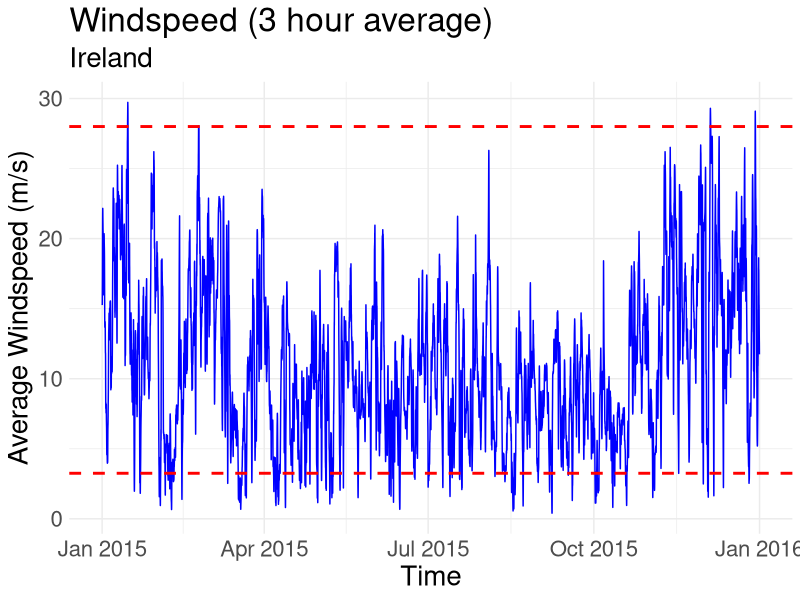
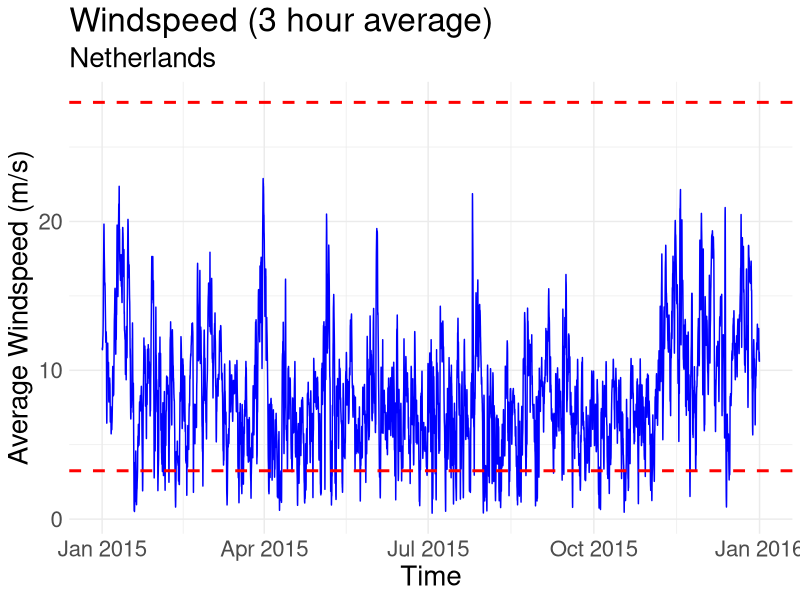
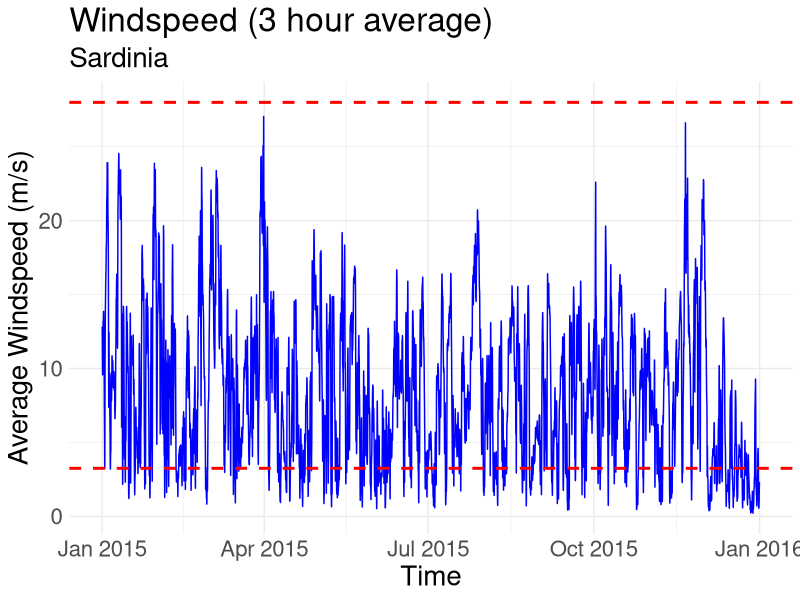
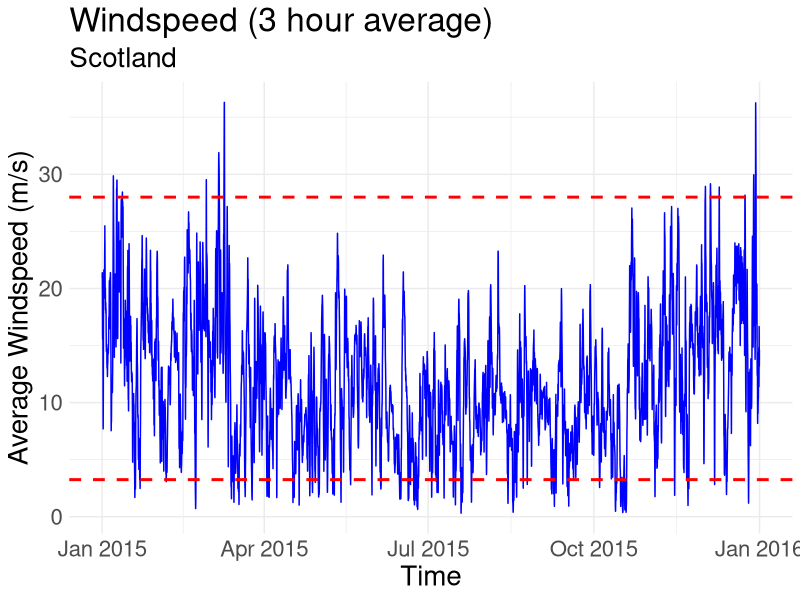

Recreate these plots in R, in order.
## ---- chunk 1
knitr::opts_chunk$set(echo = TRUE)
## ---- chunk 2
ireland <- read.csv("Data/Ireland.csv")
ireland <- ireland[,c(2:9)]
ireland$TIME <- strptime(ireland$TIME, format ="%d/%m/%Y %H:%M")

netherlands <- read.csv("Data/Netherlands.csv")
netherlands <- netherlands[,c(2:9)]
netherlands$TIME <- strptime(netherlands$TIME, format ="%d/%m/%Y %H:%M")

sardinia <- read.csv("Data/Sardinia.csv")
sardinia <- sardinia[,c(2:9)]
sardinia$TIME <- strptime(sardinia$time, format ="%d/%m/%Y %H:%M")

scotland <- read.csv("Data/Scotland.csv")
scotland <- scotland[,c(2:9)]
scotland$TIME <- strptime(scotland$TIME, format ="%d/%m/%Y %H:%M")

## ---- chunk 3
library(ggplot2)
library(magrittr)
library(zoo)

ireland_ws <- ireland %>%
  ggplot(aes(x = as.POSIXct(TIME), y = WS)) +
  geom_line(aes(y=rollmean(WS, 6, na.pad=TRUE)), color = "blue") + 
  #coord_x_date(xlim = c("2015-01-01", "2015-31-12")) + # Zoom in
  geom_hline(yintercept = 3.25, linetype = "dashed", color = "red", size = 1) + 
  geom_hline(yintercept = 28, linetype = "dashed", color = "red", size = 1) + 
  labs(x = "Time", y = "Average Windspeed (m/s)", title = "Windspeed (3 hour average)", subtitle = "Ireland") +
  theme_minimal() +
  theme(text = element_text(size = 20))
ireland_ws

netherlands_ws <- netherlands %>%
  ggplot(aes(x = as.POSIXct(TIME), y = WS)) +
  geom_line(aes(y=rollmean(WS, 6, na.pad=TRUE)), color = "blue") + 
  #coord_x_date(xlim = c("2015-01-01", "2015-31-12")) + # Zoom in
  geom_hline(yintercept = 3.25, linetype = "dashed", color = "red", size = 1) + 
  geom_hline(yintercept = 28, linetype = "dashed", color = "red", size = 1) + 
  labs(x = "Time", y = "Average Windspeed (m/s)", title = "Windspeed (3 hour average)", subtitle = "Netherlands") +
  theme_minimal() +
  theme(text = element_text(size = 20))
netherlands_ws

sardinia_ws <- sardinia %>%
  ggplot(aes(x = as.POSIXct(TIME), y = WS)) +
  geom_line(aes(y=rollmean(WS, 6, na.pad=TRUE)), color = "blue") + 
  #coord_x_date(xlim = c("2015-01-01", "2015-31-12")) + # Zoom in
  geom_hline(yintercept = 3.25, linetype = "dashed", color = "red", size = 1) + 
  geom_hline(yintercept = 28, linetype = "dashed", color = "red", size = 1) + 
  labs(x = "Time", y = "Average Windspeed (m/s)", title = "Windspeed (3 hour average)", subtitle = "Sardinia") +
  theme_minimal() +
  theme(text = element_text(size = 20))
sardinia_ws

scotland_ws <- scotland %>%
  ggplot(aes(x = as.POSIXct(TIME), y = WS)) +
  geom_line(aes(y=rollmean(WS, 6, na.pad=TRUE)), color = "blue") + 
  #coord_x_date(xlim = c("2015-01-01", "2015-31-12")) + # Zoom in
  geom_hline(yintercept = 3.25, linetype = "dashed", color = "red", size = 1) + 
  geom_hline(yintercept = 28, linetype = "dashed", color = "red", size = 1) + 
  labs(x = "Time", y = "Average Windspeed (m/s)", title = "Windspeed (3 hour average)", subtitle = "Scotland") +
  theme_minimal() +
  theme(text = element_text(size = 20))
scotland_ws
## ---- chunk 4
mean(ireland$POWER) * 34.37 * 48 / 1000
mean(scotland$POWER) * 34.37 * 48 / 1000
mean(sardinia$POWER) * 34.37 * 48 / 1000
mean(netherlands$POWER) * 34.37 * 48 / 1000

mean(ireland$POWER[(ireland$POWER > 0)]) * 34.37 * 48 / 1000
mean(scotland$POWER[(scotland$POWER > 0)]) * 34.37 * 48 / 1000
mean(sardinia$POWER[(sardinia$POWER > 0)]) * 34.37 * 48 / 1000
mean(netherlands$POWER[(netherlands$POWER > 0)]) * 34.37 * 48 / 1000
